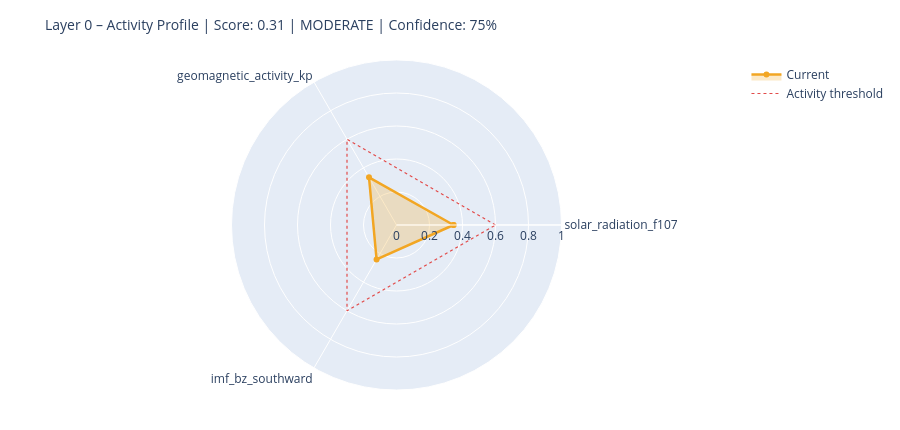

This figure's notebook cell:
### Markdown cell above
---
## 6. State Assessment & Handoff to Layer 1

### Code cell
# ============================================================
# STEP 1 – Collect raw values with source modes
# Mode: 'primary' | 'fallback_3h' | 'last_valid' | 'missing'
# ============================================================

def safe_last(df, col):
    if df is None or col not in df.columns: return None
    s = df[col].dropna()
    return float(s.iloc[-1]) if not s.empty else None

f107_now = safe_last(df_f107, 'f10.7')
bz_now   = safe_last(df_mag,  'bz_gsm')
kp_now   = safe_last(df_kp,   'kp')
sw_now   = safe_last(df_sw,   'speed')

source_modes = {
    'F10.7':    'primary'  if f107_now is not None else 'missing',
    'Kp':       'primary'  if kp_now   is not None else 'missing',
    'IMF_Bz':   'primary'  if bz_now   is not None else 'missing',
    'SW_speed': 'primary'  if sw_now   is not None else 'missing',
}

# Kp Fallback – 3h endpoint
if kp_now is None:
    try:
        r = requests.get(
            'https://services.swpc.noaa.gov/json/noaa-planetary-k-index.json',
            timeout=10)
        r.raise_for_status()
        fb = pd.DataFrame(r.json())
        tc = next((c for c in fb.columns if 'time' in c.lower()), fb.columns[0])
        kc = next((c for c in fb.columns if 'kp' in c.lower() and c != tc), None)
        if kc:
            fb[kc] = fb[kc].astype(str).str.extract(r'([0-9]+(?:\.[0-9]*)?)')[0]
            fb[kc] = pd.to_numeric(fb[kc], errors='coerce')
            fb = fb[fb[kc] >= 0].dropna(subset=[kc])
            if not fb.empty:
                kp_now = float(fb[kc].iloc[-1])
                source_modes['Kp'] = 'fallback_3h'
                print(f'  Kp fallback (3h): {kp_now:.1f}')
    except Exception as e:
        print(f'  Kp fallback failed: {e}')

# Solar Wind Fallback – last valid value
if sw_now is None and df_sw is not None and 'speed' in df_sw.columns:
    s = df_sw['speed'].dropna()
    if not s.empty:
        sw_now = float(s.iloc[-1])
        source_modes['SW_speed'] = 'last_valid'
        print(f'  SW fallback (last_valid): {sw_now:.0f} km/s')

print()
print('Source modes:', source_modes)

# ============================================================
# STEP 2 – Score from available components only
# ============================================================

def norm(v, lo, hi):
    if v is None: return None
    return max(0.0, min(1.0, (v - lo) / (hi - lo)))

COMPONENTS = {
    'solar_radiation_f107':    (f107_now, norm(f107_now, 60, 250)),
    'geomagnetic_activity_kp': (kp_now,   norm(kp_now,   0,   9)),
    'imf_bz_southward':        (bz_now,   norm(-(bz_now or 0) if bz_now else None, -5, 30)
                                           if bz_now is not None else None),
    'solar_wind_speed':        (sw_now,   norm(sw_now, 300, 800)),
}

available   = {k: v[1] for k, v in COMPONENTS.items() if v[1] is not None}
unavailable = [k for k, v in COMPONENTS.items() if v[1] is None]

layer0_score = round(sum(available.values()) / len(available), 4) if available else None
confidence   = round(len(available) / len(COMPONENTS), 2)

level = ('unknown'  if layer0_score is None
         else 'calm'     if layer0_score < 0.3
         else 'moderate' if layer0_score < 0.6
         else 'active')

# ============================================================
# STEP 3 – Dominant Driver
# ============================================================

def dominant_driver(kp, f107, bz, sw):
    candidates = []
    if kp   is not None and kp   >= 4:   candidates.append(('geomagnetic',    kp / 9))
    if sw   is not None and sw   >= 500:  candidates.append(('solar_wind',     sw / 800))
    if bz   is not None and bz   <= -5:   candidates.append(('imf_southward',  abs(bz) / 30))
    if f107 is not None and f107 >= 150:  candidates.append(('solar_radiation',f107 / 250))
    return max(candidates, key=lambda x: x[1])[0] if candidates else 'none'

driver = dominant_driver(kp_now, f107_now, bz_now, sw_now)

# ============================================================
# STEP 4 – Downstream expectations
# ============================================================

def downstream_expectation(driver, score, kp, bz, f107):
    exp = {
        'magnetosphere':        'calm',
        'ionosphere':           'calm',
        'schumann_resonance':   'unchanged',
        'lithosphere_currents': 'low',
    }
    if driver == 'geomagnetic' or (kp and kp >= 5):
        exp['magnetosphere']        = 'compressed / storm'
        exp['ionosphere']           = 'elevated disturbance (TEC variability)'
        exp['schumann_resonance']   = 'elevated amplitude possible'
        exp['lithosphere_currents'] = 'elevated induction currents'
    elif driver == 'imf_southward' or (bz and bz <= -5):
        exp['magnetosphere']        = 'energy coupling active'
        exp['ionosphere']           = 'elevated electron density possible'
        exp['schumann_resonance']   = 'slight modulation possible'
    elif driver == 'solar_radiation' or (f107 and f107 >= 150):
        exp['ionosphere']           = 'elevated ionization (F-layer)'
        exp['schumann_resonance']   = 'slightly elevated background activity'
    return exp

downstream = downstream_expectation(driver, layer0_score, kp_now, bz_now, f107_now)

# ============================================================
# CONSOLE OUTPUT
# ============================================================

W = 58
print('=' * W)
print('LAYER 0 – STATE ASSESSMENT')
print('=' * W)
for name, (raw_v, score_v) in COMPONENTS.items():
    if score_v is not None:
        bar = '█' * int(score_v * 20) + '░' * (20 - int(score_v * 20))
        print(f'  {name:<35}  {bar}  {score_v:.2f}')
    else:
        print(f'  {name:<35}  {"─" * 20}  n/a')
print('-' * W)
print(f'  Score ({len(available)}/{len(COMPONENTS)} components):  {layer0_score:.3f}')
print(f'  Confidence:         {confidence:.0%}')
print(f'  Level:              {level.upper()}')
print(f'  Dominant Driver:    {driver}')

# Radar chart
cats = list(available.keys())
vals = list(available.values())
if len(cats) >= 3:
    fig = go.Figure()
    fig.add_trace(go.Scatterpolar(
        r=vals + [vals[0]], theta=cats + [cats[0]],
        fill='toself', fillcolor='rgba(242,166,35,0.25)',
        line=dict(color='#F2A623', width=2.5), name='Current'
    ))
    fig.add_trace(go.Scatterpolar(
        r=[0.6] * (len(cats) + 1), theta=cats + [cats[0]],
        line=dict(color='#E24B4A', dash='dot', width=1.2),
        mode='lines', name='Activity threshold'
    ))
    fig.update_layout(
        title=dict(text=f'Layer 0 – Activity Profile | Score: {layer0_score:.2f} | {level.upper()} | Confidence: {confidence:.0%}',
                   font=dict(size=14)),
        polar=dict(radialaxis=dict(visible=True, range=[0, 1])),
        height=430, showlegend=True,
        margin=dict(l=60, r=60, t=60, b=40)
    )
    fig.show()

### Figure 1 — Plotly figure (JSON) as saved in the notebook; plotly's stock layout.template omitted (floating-point values rounded to 4 significant figures)
{"data": [{"fill": "toself", "fillcolor": "rgba(242,166,35,0.25)", "line": {"color": "#F2A623", "width": 2.5}, "name": "Current", "r": [0.3457, 0.3333, 0.2414, 0.3457], "theta": ["solar_radiation_f107", "geomagnetic_activity_kp", "imf_bz_southward", "solar_radiation_f107"], "type": "scatterpolar"}, {"line": {"color": "#E24B4A", "dash": "dot", "width": 1.2}, "mode": "lines", "name": "Activity threshold", "r": [0.6, 0.6, 0.6, 0.6], "theta": ["solar_radiation_f107", "geomagnetic_activity_kp", "imf_bz_southward", "solar_radiation_f107"], "type": "scatterpolar"}], "layout": {"height": 430, "margin": {"b": 40, "l": 60, "r": 60, "t": 60}, "polar": {"radialaxis": {"range": [0, 1], "visible": true}}, "showlegend": true, "title": {"font": {"size": 14}, "text": "Layer 0 – Activity Profile | Score: 0.31 | MODERATE | Confidence: 75%"}}}
